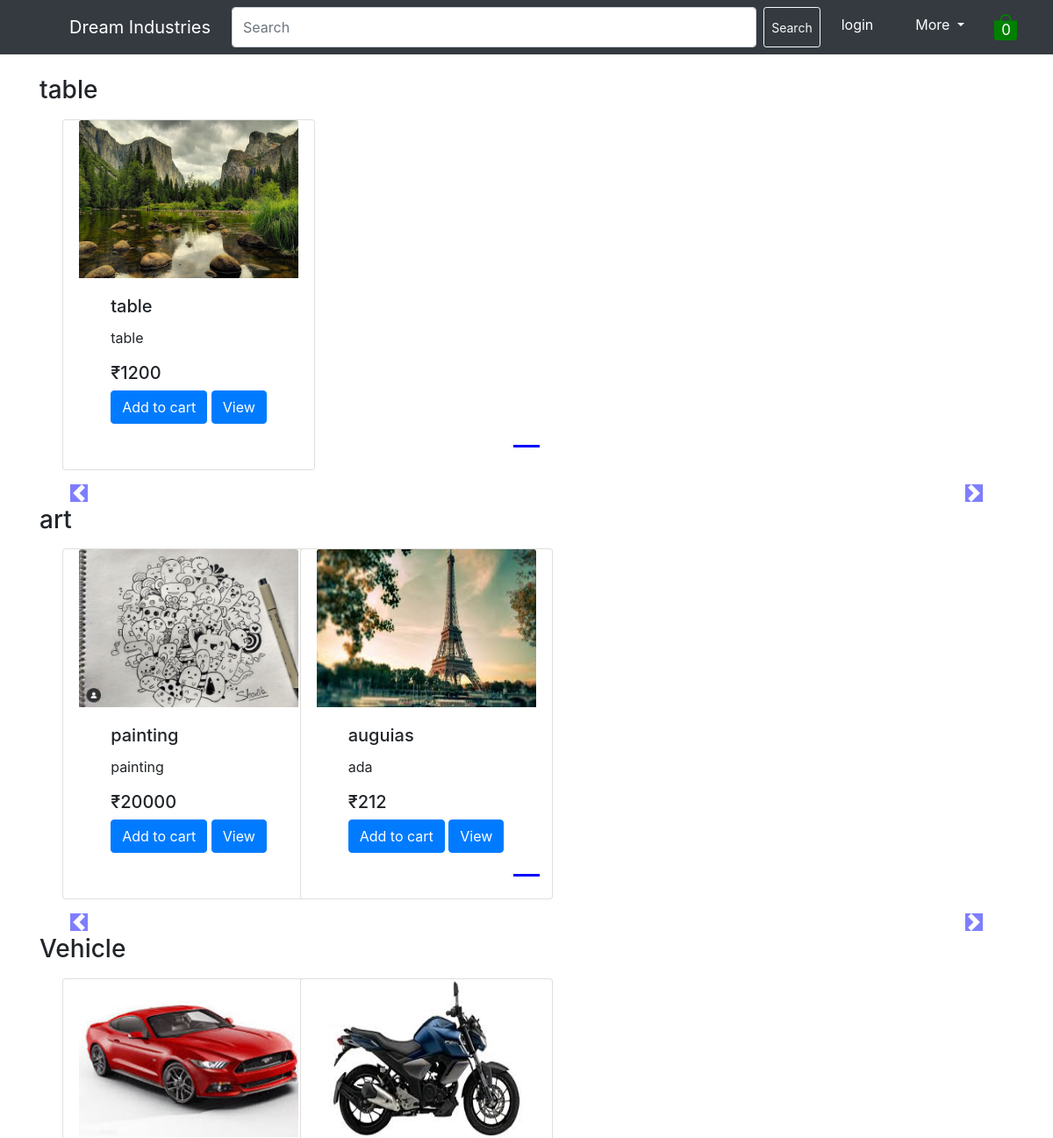
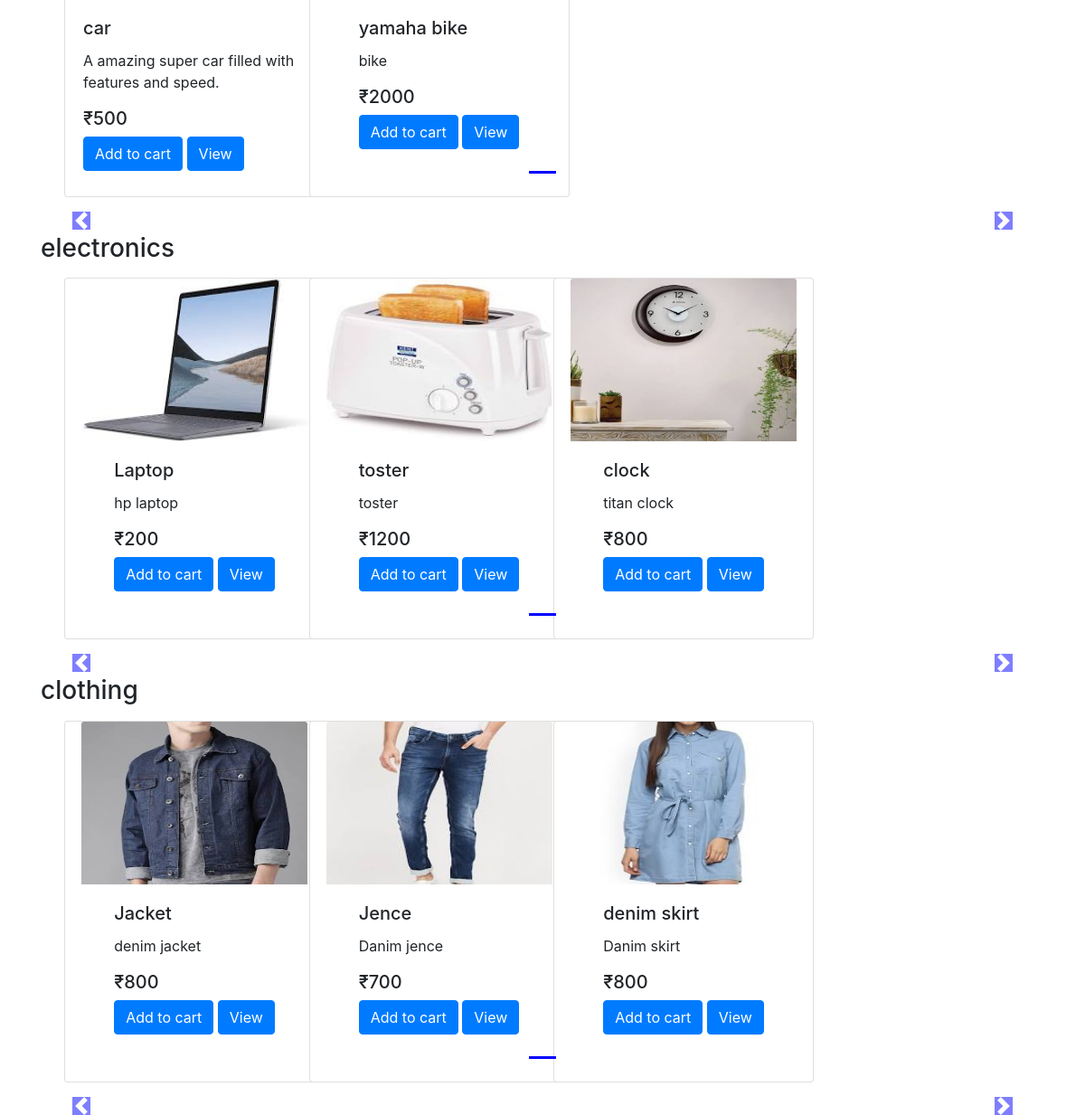
The app's page /shop/ with its own data (2 pictures, top to bottom).
### shop/models.py (models this page shows, shortened)
class product(models.Model):
    product_id=models.AutoField
    product_name=models.CharField(max_length=50)
    desc=models.CharField(max_length=300)
    category= models.CharField(max_length=50, default="")
    sub_category= models.CharField(max_length=50, default="")
    price=models.IntegerField(default=0)
    pro_img=models.ImageField(upload_to="shop/image",default="")

### shop/views.py (the view)
# urls.py: path('',views.index,name='bloghome')
def index(request):
    cats=product.objects.values("category")
    allProds=[]
    fcats={cat["category"] for cat in cats}
    for cat in fcats:
        prod = product.objects.filter(category=cat)
        n = len(prod)
        nSlides = n // 4 + ceil((n / 4) - (n // 4))
        allProds.append([prod, range(1, nSlides)])
    parms ={"all_prod":allProds}
    return render(request,'index.html',parms)

### shop/templates/index.html (shortened to what this page needs)
{% extends "template.html" %}
{% block body %}
<div class="container">
  {% for products,range in all_prod %}
  <br>
  <h3>{{products.0.category}}</h3>
  <div id="demo{{forloop.counter}}" class="carousel slide my-3" data-ride="carousel">
    <ul class="carousel-indicators">
      <li data-target="#demo{{forloop.counter}}" data-slide-to="0" class="active"></li>
    </ul>
    <div class="container carousel-inner no-padding">
     <div class="carousel-item active" >
       {% for i in products %}
        <div class="col-xs-3 col-sm-3 col-md-3" >
          <div class="card align-items-center" style="width: 18rem; height: 25rem;">
            <img src='/media/{{i.pro_img}}' class="card-img-top" alt="...">
            <div class="card-body">
              <h5 class="card-title">{{i.product_name}}</h5>
              <p class="card-text">{{i.desc}}</p>
              <h5>&#x20b9;{{i.price}}</h5>
              <button id="pr{{i.id}}" class="btn btn-primary cart">Add to cart</button>
              <a href="products/{{i.id}}"><button id="qv{{i.id}}" class="btn btn-primary cart">View</button></a>
            </div>
          </div>
        </div>
        {% endfor%}
      </div>
    </div>
</div>
    <a class="carousel-control-prev" href="#demo{{forloop.counter}}" data-slide="prev" style="top: auto; bottom:auto;">
        <span class="carousel-control-prev-icon"></span>
    </a>
    <a class="carousel-control-next" href="#demo{{forloop.counter}}" data-slide="next" style="top: auto; bottom:auto;">
        <span class="carousel-control-next-icon"></span>
    </a>
    {% endfor%}
  </div>
 {% endblock %}

### shop/templates/template.html (shortened to what this page needs)
<!doctype html>
<html lang="en">
  <head>
    <link rel="stylesheet" href="https://stackpath.bootstrapcdn.com/bootstrap/4.2.1/css/bootstrap.min.css">
  </head>
<body>
<nav class="navbar navbar-expand-lg navbar-dark bg-dark">
  <div class="container-fluid">
    <a class="navbar-brand ml-5" href="/shop">Dream Industries</a>
    <div class="collapse navbar-collapse" id="navbarSupportedContent">
      <ul class="navbar-nav me-auto mb-2 mb-lg-0">
      <form class="d-flex">
        <input class="form-control me-2 mx-2" type="search" size="80" style="height:auto" placeholder="Search" aria-label="Search">
        <button class="btn btn-outline-light btn-sm my-2 my-sm-0"  type="submit">Search</button>
      </form>
      <li class="nav-item">
        <a class="nav-link active mx-3" href="#">login</a>
      </li>
      <li class="nav-item dropdown">
        <a class="nav-link dropdown-toggle active mx-3" href="#" id="navbarDropdown" role="button" data-bs-toggle="dropdown" aria-expanded="false">
          More
        </a>
      </li>
      <li class="nav-item">
        <a class="nav-link " href="#">
          <svg xmlns="http://www.w3.org/2000/svg" width="30" height="30" fill="green" class="bi bi-bag-fill" viewBox="0 0 16 16">
          <text id="cart"x="5.5" y="13" font-size="9px" fill="white">0</text></svg></a>
      </li>
    </ul>
    </div>
  </div>
</nav>
{% block body %} {% endblock %}
  </body>
</html>

### records on screen
product: category "table", pro_img (picture), product_name "table", desc "table", price "1200"
product: category "art", pro_img (picture), product_name "painting", desc "painting", price "20000"
product: pro_img (picture), product_name "auguias", desc "ada", price "212"
product: category "Vehicle", pro_img (picture), product_name "car", desc "A amazing super car filled with features and speed.", price "500"
product: pro_img (picture), product_name "yamaha bike", desc "bike", price "2000"
product: category "electronics", pro_img (picture), product_name "Laptop", desc "hp laptop", price "200"
product: pro_img (picture), product_name "toster", desc "toster", price "1200"
product: pro_img (picture), product_name "clock", desc "titan clock", price "800"
product: category "clothing", pro_img (picture), product_name "Jacket", desc "denim jacket", price "800"
product: pro_img (picture), product_name "Jence", desc "Danim jence", price "700"
product: pro_img (picture), product_name "denim skirt", desc "Danim skirt", price "800"
